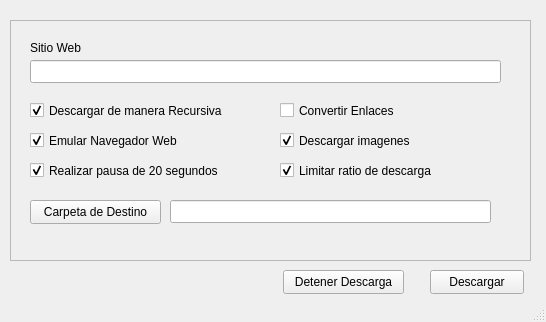
<?xml version="1.0" encoding="UTF-8"?>
<ui version="4.0">
 <class>MainWindow</class>
 <widget class="QMainWindow" name="MainWindow">
  <property name="geometry">
   <rect>
    <x>0</x>
    <y>0</y>
    <width>546</width>
    <height>322</height>
   </rect>
  </property>
  <property name="windowTitle">
   <string>MainWindow</string>
  </property>
  <widget class="QWidget" name="centralwidget">
   <widget class="QFrame" name="frame">
    <property name="geometry">
     <rect>
      <x>10</x>
      <y>20</y>
      <width>521</width>
      <height>241</height>
     </rect>
    </property>
    <property name="frameShape">
     <enum>QFrame::StyledPanel</enum>
    </property>
    <property name="frameShadow">
     <enum>QFrame::Raised</enum>
    </property>
    <widget class="QLabel" name="label">
     <property name="geometry">
      <rect>
       <x>20</x>
       <y>20</y>
       <width>56</width>
       <height>15</height>
      </rect>
     </property>
     <property name="text">
      <string>Sitio Web</string>
     </property>
    </widget>
    <widget class="QLineEdit" name="led_url">
     <property name="geometry">
      <rect>
       <x>20</x>
       <y>40</y>
       <width>471</width>
       <height>23</height>
      </rect>
     </property>
     <property name="text">
      <string extracomment="http://"/>
     </property>
    </widget>
    <widget class="QCheckBox" name="cbx_w">
     <property name="geometry">
      <rect>
       <x>20</x>
       <y>140</y>
       <width>201</width>
       <height>21</height>
      </rect>
     </property>
     <property name="text">
      <string>Realizar pausa de 20 segundos</string>
     </property>
     <property name="checked">
      <bool>true</bool>
     </property>
    </widget>
    <widget class="QCheckBox" name="cbx_r">
     <property name="geometry">
      <rect>
       <x>20</x>
       <y>80</y>
       <width>221</width>
       <height>21</height>
      </rect>
     </property>
     <property name="text">
      <string>Descargar de manera Recursiva</string>
     </property>
     <property name="checked">
      <bool>true</bool>
     </property>
    </widget>
    <widget class="QCheckBox" name="cbx_k">
     <property name="geometry">
      <rect>
       <x>270</x>
       <y>80</y>
       <width>131</width>
       <height>21</height>
      </rect>
     </property>
     <property name="text">
      <string>Convertir Enlaces</string>
     </property>
    </widget>
    <widget class="QCheckBox" name="cbx_p">
     <property name="geometry">
      <rect>
       <x>270</x>
       <y>110</y>
       <width>151</width>
       <height>21</height>
      </rect>
     </property>
     <property name="text">
      <string>Descargar imagenes</string>
     </property>
     <property name="checked">
      <bool>true</bool>
     </property>
    </widget>
    <widget class="QCheckBox" name="cbx_u">
     <property name="geometry">
      <rect>
       <x>20</x>
       <y>110</y>
       <width>161</width>
       <height>21</height>
      </rect>
     </property>
     <property name="text">
      <string>Emular Navegador Web</string>
     </property>
     <property name="checked">
      <bool>true</bool>
     </property>
    </widget>
    <widget class="QCheckBox" name="cbx_l">
     <property name="geometry">
      <rect>
       <x>270</x>
       <y>140</y>
       <width>171</width>
       <height>21</height>
      </rect>
     </property>
     <property name="text">
      <string>Limitar ratio de descarga</string>
     </property>
     <property name="checked">
      <bool>true</bool>
     </property>
    </widget>
    <widget class="QLineEdit" name="led_destino">
     <property name="geometry">
      <rect>
       <x>160</x>
       <y>180</y>
       <width>321</width>
       <height>23</height>
      </rect>
     </property>
     <property name="readOnly">
      <bool>true</bool>
     </property>
    </widget>
    <widget class="QPushButton" name="btn_seleccionar">
     <property name="geometry">
      <rect>
       <x>20</x>
       <y>180</y>
       <width>131</width>
       <height>24</height>
      </rect>
     </property>
     <property name="text">
      <string>Carpeta de Destino</string>
     </property>
    </widget>
   </widget>
   <widget class="QPushButton" name="btn_descargar">
    <property name="geometry">
     <rect>
      <x>430</x>
      <y>270</y>
      <width>94</width>
      <height>24</height>
     </rect>
    </property>
    <property name="text">
     <string>Descargar</string>
    </property>
   </widget>
   <widget class="QPushButton" name="btn_detener">
    <property name="geometry">
     <rect>
      <x>283</x>
      <y>270</y>
      <width>121</width>
      <height>24</height>
     </rect>
    </property>
    <property name="text">
     <string>Detener Descarga</string>
    </property>
   </widget>
  </widget>
  <widget class="QStatusBar" name="statusbar"/>
 </widget>
 <resources/>
 <connections/>
</ui>
